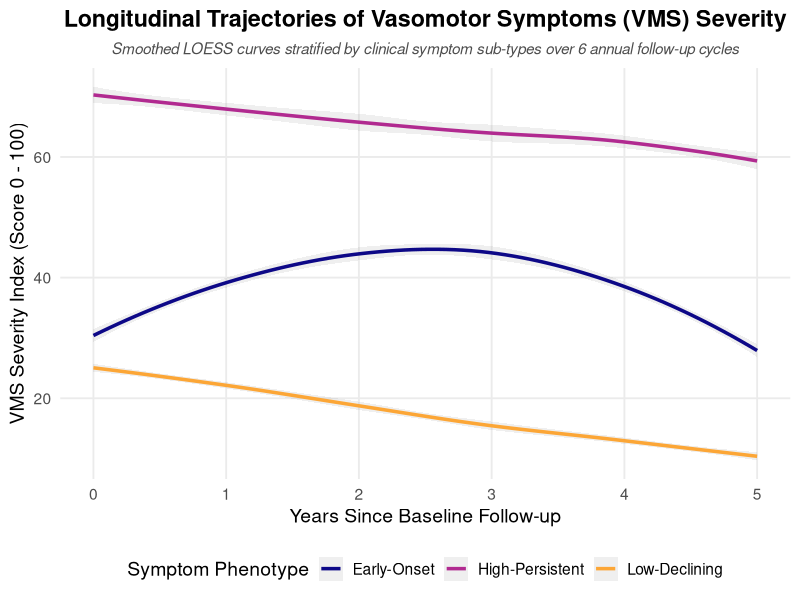
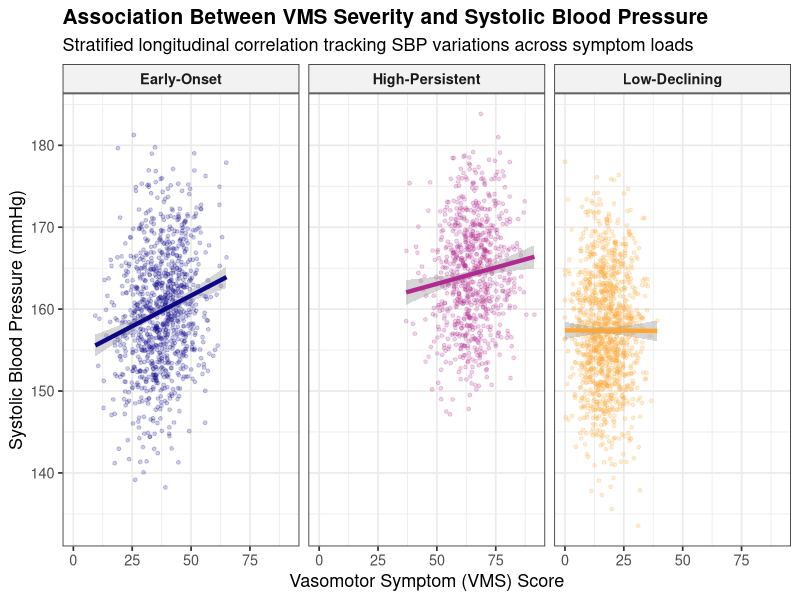

These charts were generated, in order, by the following R code:
## ---- chunk 1
knitr::opts_chunk$set(echo = TRUE, message = FALSE, warning = FALSE, fig.width = 10, fig.height = 6)
library(tidyverse)
library(lme4)
## ---- chunk 2
set.seed(2026)

# Parameters for 500 participants across 6 annual visits
n_subjects <- 500
n_visits <- 6

# Generate baseline characteristics
baseline_data <- tibble(
  subject_id = 1:n_subjects,
  baseline_age = runif(n_subjects, min = 42, max = 52),
  vms_phenotype = sample(c("High-Persistent", "Early-Onset", "Low-Declining"), 
                         size = n_subjects, replace = TRUE, prob = c(0.25, 0.35, 0.40))
)

# Expand to longitudinal structure
longitudinal_data <- baseline_data %>%
  uncount(n_visits, .id = "visit") %>%
  mutate(
    years_since_baseline = visit - 1,
    current_age = baseline_age + years_since_baseline
  )

# Simulate longitudinal VMS score, Systolic Blood Pressure (SBP), and Total Cholesterol
longitudinal_data <- longitudinal_data %>%
  mutate(
    # Random intercept per subject to capture within-person variance
    subject_effect = rep(rnorm(n_subjects, mean = 0, sd = 5), each = n_visits),
    
    # Simulate VMS Severity Score (0 to 100) based on phenotypes and time
    vms_score = case_when(
      vms_phenotype == "High-Persistent" ~ 70 - 2 * years_since_baseline + rnorm(n(), 0, 8),
      vms_phenotype == "Early-Onset" ~ 30 + 12 * years_since_baseline - 2.5 * (years_since_baseline^2) + rnorm(n(), 0, 7),
      vms_phenotype == "Low-Declining" ~ 25 - 3 * years_since_baseline + rnorm(n(), 0, 5)
    ),
    vms_score = pmax(0, pmin(100, vms_score)), # Boundary constraint
    
    # Simulate Systolic Blood Pressure (mmHg) driven by age, time, and VMS severity
    sbp = 115 + 0.8 * current_age + 0.15 * vms_score + subject_effect + rnorm(n(), 0, 4),
    
    # Simulate Total Cholesterol (mg/dL)
    cholesterol = 180 + 1.2 * current_age + 0.25 * vms_score + (subject_effect * 0.5) + rnorm(n(), 0, 10)
  )

head(longitudinal_data)
## ---- chunk 3
ggplot(longitudinal_data, aes(x = years_since_baseline, y = vms_score, color = vms_phenotype)) +
  geom_smooth(method = "loess", se = TRUE, size = 1.2, alpha = 0.15) +
  scale_color_viridis_d(option = "plasma", end = 0.8) +
  labs(
    title = "Longitudinal Trajectories of Vasomotor Symptoms (VMS) Severity",
    subtitle = "Smoothed LOESS curves stratified by clinical symptom sub-types over 6 annual follow-up cycles",
    x = "Years Since Baseline Follow-up",
    y = "VMS Severity Index (Score 0 - 100)",
    color = "Symptom Phenotype"
  ) +
  theme_minimal(base_size = 14) +
  theme(
    legend.position = "bottom",
    plot.title = element_text(face = "bold", hjust = 0.5),
    plot.subtitle = element_text(size = 11, face = "italic", color = "gray30", hjust = 0.5),
    panel.grid.minor = element_blank()
  )
## ---- chunk 4
ggplot(longitudinal_data, aes(x = vms_score, y = sbp, color = vms_phenotype)) +
  geom_point(alpha = 0.2, size = 1) +
  geom_smooth(method = "lm", se = TRUE, size = 1.5) +
  scale_color_viridis_d(option = "plasma", end = 0.8) +
  facet_wrap(~vms_phenotype) +
  labs(
    title = "Association Between VMS Severity and Systolic Blood Pressure",
    subtitle = "Stratified longitudinal correlation tracking SBP variations across symptom loads",
    x = "Vasomotor Symptom (VMS) Score",
    y = "Systolic Blood Pressure (mmHg)"
  ) +
  theme_bw(base_size = 13) +
  theme(
    legend.position = "none",
    plot.title = element_text(face = "bold", size = 15),
    strip.background = element_rect(fill = "gray95"),
    strip.text = element_text(face = "bold")
  )
## ---- chunk 5
# Fit a mixed-effects model accounting for repeated measures
mixed_model <- lmer(sbp ~ current_age + vms_score + (1 | subject_id), data = longitudinal_data)
summary(mixed_model)
